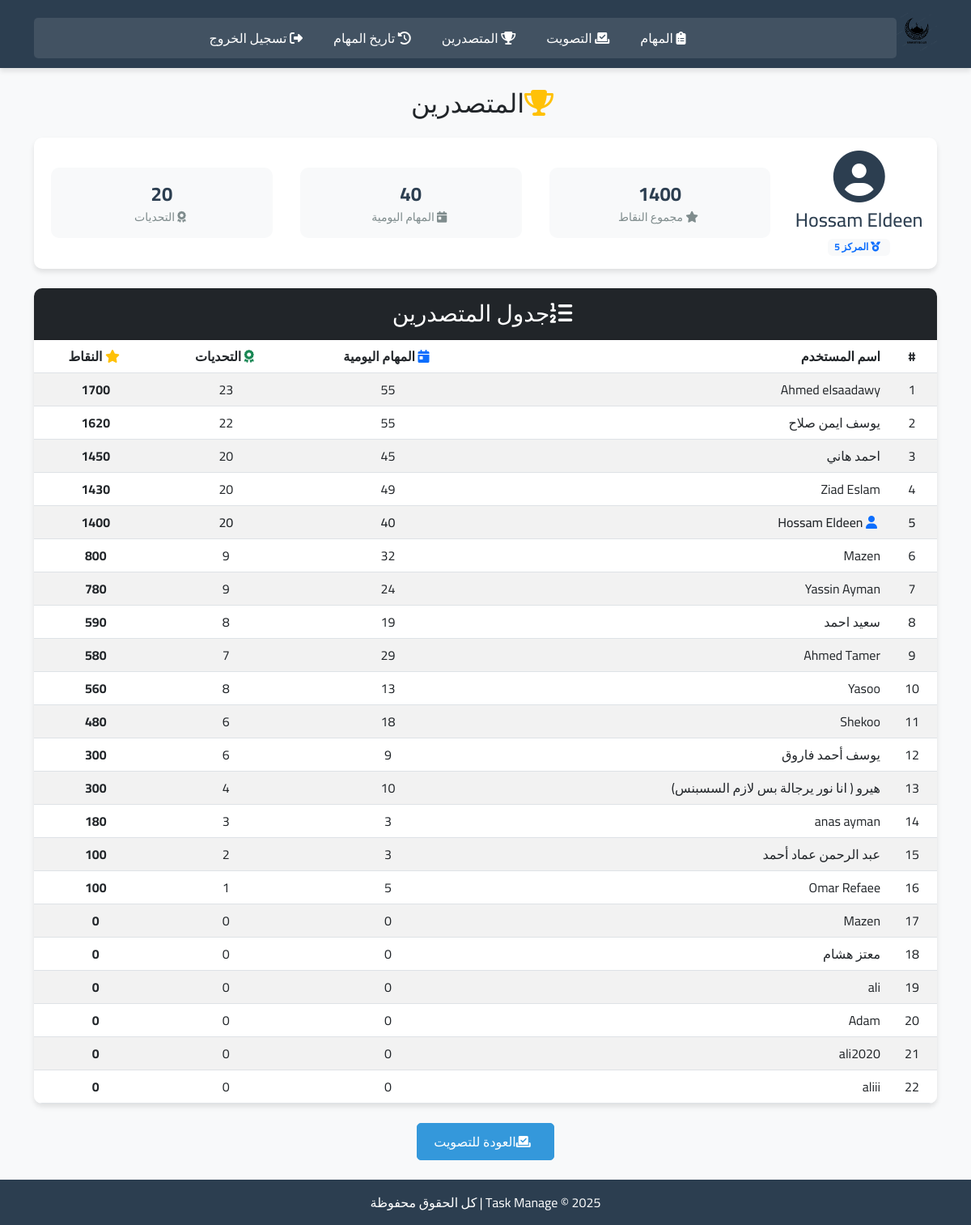
The page /leaderboard (signed in) on the database its author committed.
### main.py (models this page shows)
class User(db.Model):
    id = db.Column(db.Integer, primary_key=True)
    username = db.Column(db.String(100), unique=True, nullable=False)
    password = db.Column(db.String(200), nullable=False)
    tasks = db.relationship('UserTask', backref='user', lazy=True)

### main.py (the view)
    @app.route('/leaderboard')
    def leaderboard():
        users = User.query.all()
        leaderboard_data = []
        current_user_id = session.get('user_id')
        for user in users:
            total_points = sum(ut.points for ut in user.tasks)
            daily_count = len([ut for ut in user.tasks if ut.task_type == "daily"])
            challenge_count = len([ut for ut in user.tasks if ut.task_type == "challenge"])
            leaderboard_data.append({
                'username': user.username,
                'daily_count': daily_count,
                'challenge_count': challenge_count,
                'points': total_points,
                'is_current_user': user.id == current_user_id
            })
        leaderboard_data.sort(key=lambda x: x['points'], reverse=True)
        user_rank = None
        user_data = None
        if current_user_id:
            for index, entry in enumerate(leaderboard_data):
                if entry['is_current_user']:
                    user_rank = index + 1
                    user_data = entry
                    break
        return render_template('leaderboard.html',
                               leaderboard=leaderboard_data,
                               user_rank=user_rank,
                               user_data=user_data)

### templates/leaderboard.html (shortened to what this page needs)
{% extends "base.html" %}
{% block content %}
<div class="page-header mb-4 text-center">
  <h2><i class="fas fa-trophy text-warning me-2"></i>المتصدرين</h2>
</div>
{% if user_data %}
<div class="user-summary-card mb-4">
  <div class="row align-items-center p-3">
    <div class="col-md-2 text-center avatar-container">
      <i class="fas fa-user-circle fa-4x mb-2"></i>
      <h4 class="mb-0">{{ user_data.username }}</h4>
      <div class="badge bg-light text-primary mt-2">
        <i class="fas fa-medal me-1"></i> المركز {{ user_rank }}
      </div>
    </div>
    <div class="col-md-10">
      <div class="row text-center">
        <div class="col-md-4">
          <div class="stat-item">
            <div class="stat-value">{{ user_data.points }}</div>
            <div class="stat-label"><i class="fas fa-star me-1"></i> مجموع النقاط</div>
          </div>
        </div>
        <div class="col-md-4">
          <div class="stat-item">
            <div class="stat-value">{{ user_data.daily_count }}</div>
            <div class="stat-label"><i class="fas fa-calendar-day me-1"></i> المهام اليومية</div>
          </div>
        </div>
        <div class="col-md-4">
          <div class="stat-item">
            <div class="stat-value">{{ user_data.challenge_count }}</div>
            <div class="stat-label"><i class="fas fa-award me-1"></i> التحديات</div>
          </div>
        </div>
      </div>
    </div>
  </div>
</div>
{% endif %}
<div class="card leaderboard-card">
  <div class="card-header bg-dark text-white">
    <h3 class="mb-0 text-center"><i class="fas fa-list-ol me-2"></i>جدول المتصدرين</h3>
  </div>
  <div class="card-body p-0">
    <table class="table table-striped mb-0">
      <thead class="bg-light">
        <tr>
          <th class="text-center">#</th>
          <th>اسم المستخدم</th>
          <th class="text-center"><i class="fas fa-calendar-day text-primary me-1"></i> المهام اليومية</th>
          <th class="text-center"><i class="fas fa-award text-success me-1"></i> التحديات</th>
          <th class="text-center"><i class="fas fa-star text-warning me-1"></i> النقاط</th>
        </tr>
      </thead>
      <tbody>
        {% for entry in leaderboard %}
        <tr class="{% if entry.is_current_user %}current-user-row{% endif %}">
          <td class="text-center">{{ loop.index }}</td>
          <td>
            {% if entry.is_current_user %}
            <i class="fas fa-user me-1 text-primary"></i>
            {% endif %}
            {{ entry.username }}
          </td>
          <td class="text-center">{{ entry.daily_count }}</td>
          <td class="text-center">{{ entry.challenge_count }}</td>
          <td class="text-center fw-bold">{{ entry.points }}</td>
        </tr>
        {% endfor %}
      </tbody>
    </table>
  </div>
</div>
<div class="text-center mt-4">
  <a href="{{ url_for('vote') }}" class="btn btn-primary">
    <i class="fas fa-vote-yea me-2"></i>العودة للتصويت
  </a>
</div>
{% endblock %}

### static/style.css (style rules this page uses)
:root { --primary-color: #2c3e50; --secondary-color: #3498db; --success-color: #2ecc71; --warning-color: #f39c12; --danger-color: #e74c3c; --light-color: #ecf0f1; --dark-color: #34495e; --shadow: 0 4px 6px rgba(0, 0, 0, 0.1); }
body { font-family: 'Cairo', sans-serif; background-color: #f8f9fa; direction: rtl; text-align: right; }
.card { box-shadow: var(--shadow); border-radius: 10px; border: none; margin-bottom: 20px; overflow: hidden; }
.card-header { padding: 15px 20px; font-weight: bold; }
.card-body { padding: 20px; }
.leaderboard-card { box-shadow: var(--shadow); border: none; }
.current-user-row { background-color: rgba(52, 152, 219, 0.1) !important; font-weight: 500; }
.user-summary-card { background-color: white; border-radius: 10px; box-shadow: var(--shadow); }
.avatar-container { color: var(--primary-color); }
.stat-item { padding: 15px; background-color: #f8f9fa; border-radius: 10px; margin: 5px; }
.stat-value { font-size: 24px; font-weight: bold; color: var(--primary-color); }
.stat-label { color: #7f8c8d; font-size: 14px; }
.btn { border-radius: 5px; padding: 10px 20px; font-weight: 500; transition: all 0.3s ease; }
.btn-primary { background-color: var(--secondary-color); border-color: var(--secondary-color); }
.card { animation: fadeIn 0.5s ease; }

### rows shown on the page
User: username "Hossam Eldeen", daily_count "40", challenge_count "20", points "1400"
User: username "Ahmed elsaadawy", daily_count "55", challenge_count "23", points "1700"
User: username "يوسف ايمن صلاح", daily_count "55", challenge_count "22", points "1620"
User: username "احمد هاني", daily_count "45", challenge_count "20", points "1450"
User: username "Ziad Eslam", daily_count "49", challenge_count "20", points "1430"
User: username "Mazen", daily_count "32", challenge_count "9", points "800"
User: username "Yassin Ayman", daily_count "24", challenge_count "9", points "780"
User: username "سعيد احمد", daily_count "19", challenge_count "8", points "590"
User: username "Ahmed Tamer", daily_count "29", challenge_count "7", points "580"
User: username "Yasoo", daily_count "13", challenge_count "8", points "560"
User: username "Shekoo", daily_count "18", challenge_count "6", points "480"
User: username "يوسف أحمد فاروق", daily_count "9", challenge_count "6", points "300"
User: username "هيرو ( انا نور يرجالة بس لازم السسبنس)", daily_count "10", challenge_count "4", points "300"
User: username "anas ayman", daily_count "3", challenge_count "3", points "180"
User: username "عبد الرحمن عماد أحمد", daily_count "3", challenge_count "2", points "100"
User: username "Omar Refaee", daily_count "5", challenge_count "1", points "100"
User: username "Mazen", daily_count "0", challenge_count "0", points "0"
User: username "معتز هشام", daily_count "0", challenge_count "0", points "0"
User: username "ali", daily_count "0", challenge_count "0", points "0"
User: username "Adam", daily_count "0", challenge_count "0", points "0"
User: username "ali2020", daily_count "0", challenge_count "0", points "0"
User: username "aliii", daily_count "0", challenge_count "0", points "0"

### other values the page prints
{{ user_rank }} "5"
{{ user_data.points }} "1400"
{{ user_data.daily_count }} "40"
{{ user_data.challenge_count }} "20"
